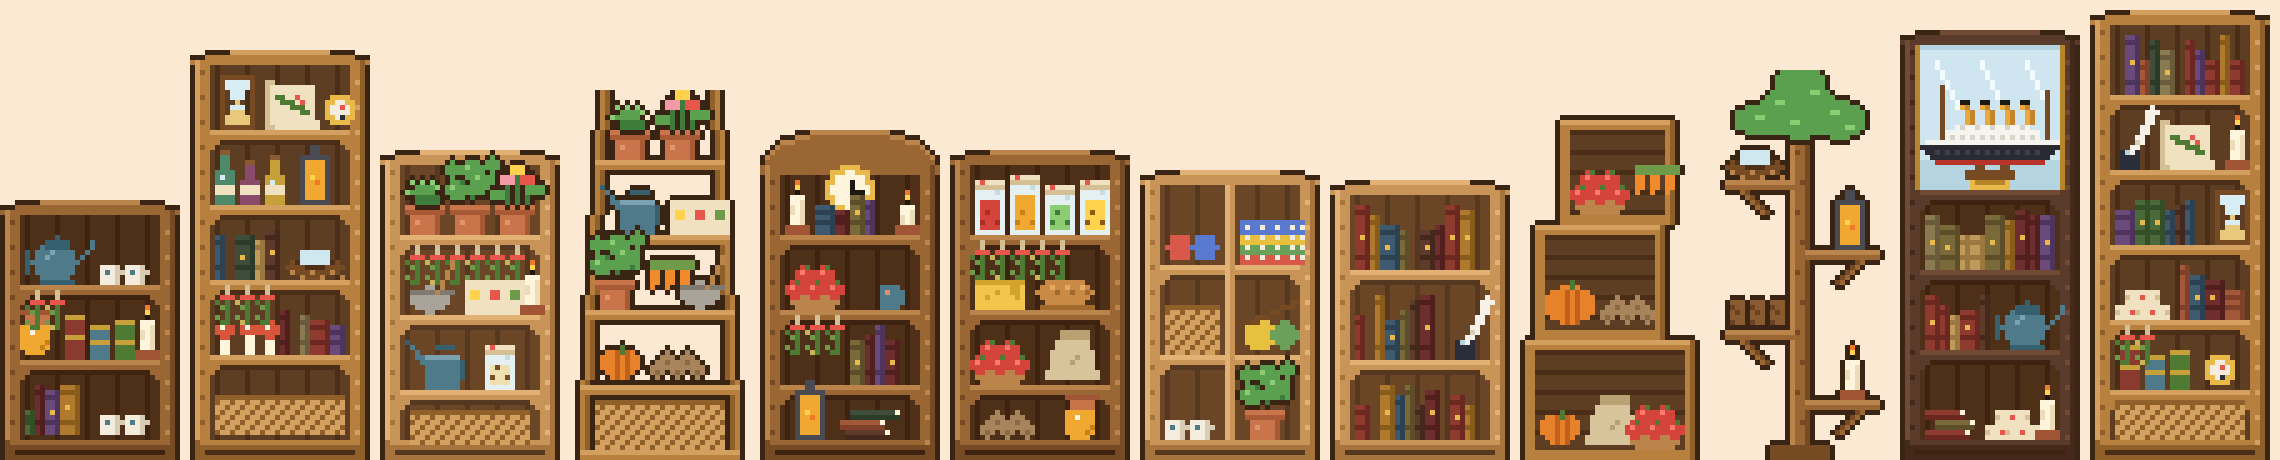

Reproduce this figure in Python.
# detailed shelves drawn natively at one pixel per scene unit (36 wide), several of them tall, one with a Titanic model
import sys, json, math, random, re
sys.path.insert(0, '../wild'); from lib import G
from meadow2 import rell, line
from PIL import Image, ImageDraw
pal = dict(K='#3a2414')
def C(n, h): pal[n] = h
for n, h in dict(w1='#9a6634', w2='#764a22', w3='#ba844a', wb='#4e3018', wb2='#3e2410',
                 o1='#b8803e', o2='#90602a', o3='#d4a060', ob='#5e3e22', ob2='#4a2e18',
                 s1='#c89458', s2='#a6743c', s3='#e2b274', sb='#6a4626', sb2='#563820',
                 r1='#5a3a2a', r2='#44281a', r3='#704a34',
                 gd='#e9b949', gd2='#b8862a', gl='#cfe6f0', gl2='#b4d4e2', gl3='#f2fbff',
                 g1='#5aa04e', g2='#3e7c3c', g3='#8ccc72', tc='#c9744a', tc2='#a85a34', tc3='#e0946a',
                 hull='#2a2a32', hull2='#3e3e48', red='#b8332a', wh='#f6f4ee', wh2='#d8d4ca', fun='#e8a83c', fun2='#c4842a', blk='#1d1a14',
                 sea='#4f86c6', cr='#fff4dc', jar='#e4f0f2', jar2='#c4dce2', nut='#a8743c', nut2='#7a4e24', seedc='#efe0b0', rd='#e8554a', bl='#4f86c6', pk='#f29aa8', ye='#ffd34e',
                 pu='#9a7ad0', te='#2aa8a8', gr='#5aa04e', org='#f07a2a', glb='#3a8ac8', glb2='#5ab05a', ph='#bfe3f7', ph2='#8fd06a').items(): C(n, h)
BOOKS = [('#8e3a2e', '#6a2820'), ('#4a6a3a', '#344e28'), ('#b07a2e', '#8a5c1c'), ('#6a4a7a', '#4e345c'), ('#3e5a6e', '#2c4252'), ('#a4583a', '#80402a'),
         ('#7a6a3a', '#5c4e28'), ('#c09a5a', '#9a7840'), ('#5e3a2a', '#44281c'), ('#8a7a52', '#6a5c3a'), ('#6e2e2e', '#521f1f'), ('#3e4e3a', '#2c3a28')]
for i, (a, b) in enumerate(BOOKS): C('b%d' % i, a); C('B%d' % i, b)
def paths(g): return ''.join(f'<path fill="{pal[k]}" d="{"".join(v)}"/>' for k, v in g.paths().items())

def cabinet(g, H, wood, boards, top='flat', base=True):
    w1, w2, w3, wb, wb2 = {'w': ('w1', 'w2', 'w3', 'wb', 'wb2'), 'o': ('o1', 'o2', 'o3', 'ob', 'ob2'), 's': ('s1', 's2', 's3', 'sb', 'sb2'), 'r': ('r1', 'r2', 'r3', 'wb', 'wb2')}[wood]
    t0 = 0 if top == 'flat' else 6
    g.rect(1, t0, 34, H - 1, w1)
    g.rect(4, t0 + 3, 31, H - 5, wb)
    for x in range(5, 31, 6): g.rect(x, t0 + 3, x, H - 5, wb2)   # back panel planks
    g.rect(1, t0, 34, t0 + 2, w1); g.rect(1, t0, 34, t0, w3); g.rect(0, t0 + 1, 35, t0 + 2, w1)
    g.rect(1, t0, 3, H - 1, w1); g.rect(32, t0, 34, H - 1, w1); g.rect(1, t0, 1, H - 1, w3); g.rect(34, t0 + 1, 34, H - 1, w2)
    if base: g.rect(1, H - 4, 34, H - 1, w2); g.rect(2, H - 4, 33, H - 4, w1); g.rect(3, H - 2, 32, H - 2, wb2)
    for y in boards:
        g.rect(4, y, 31, y + 1, w1); g.rect(4, y, 31, y, w3); g.rect(4, y + 2, 31, y + 2, wb2)
    for y in range(t0 + 4, H - 5, 5): g.put(2, y, w2); g.put(33, y + 2, w3)   # wood grain
    if top == 'flat':   # soften the top into a gentle curve with little corbels under the boards
        for x in range(0, 36):
            yy = int(2.6 - 2.6 * math.sin(math.pi * (x + .5) / 36))
            for y in range(0, yy): g.p[y][x] = None
        g.rect(13, 0, 22, 0, w3) if False else None
    for y in boards:
        g.put(4, y + 2, w1); g.put(4, y + 3, w1); g.put(5, y + 2, w1); g.put(31, y + 2, w1); g.put(31, y + 3, w1); g.put(30, y + 2, w1)
    if top == 'arch':
        for x in range(1, 35):
            yy = int(6 - 6 * math.sin(math.pi * (x - 0.5) / 34) ** 0.6)
            for y in range(yy, t0 + 1): g.put(x, y, w1)
            g.put(x, yy, w3)
    return w1, w2, w3

def books(g, x0, x1, ybase, maxh, seed, lean=True, sorted_colors=False):
    rnd = random.Random(seed); x = x0; k = 0
    while x <= x1 - 2:
        if rnd.random() < 0.08 and x < x1 - 6: x += 2; continue
        bw = rnd.choice([2, 2, 3, 3, 4]); bh = rnd.randint(max(5, maxh - 5), maxh)
        if x + bw - 1 > x1: break
        ci = (k * 2) % len(BOOKS) if sorted_colors else rnd.randrange(len(BOOKS)); k += 1
        a, b = 'b%d' % ci, 'B%d' % ci
        g.rect(x, ybase - bh + 1, x + bw - 1, ybase, a); g.rect(x + bw - 1, ybase - bh + 1, x + bw - 1, ybase, b)
        g.rect(x, ybase - bh + 2, x + bw - 2, ybase - bh + 2, b); g.rect(x, ybase - 2, x + bw - 2, ybase - 2, b)
        if bh > 7 and bw > 2: g.put(x + (bw - 1) // 2, ybase - bh // 2, 'gd')
        x += bw
    if lean and x < x1 - 3:   # a leaning book at the end of the row
        ci = rnd.randrange(len(BOOKS)); bh = maxh - 1
        for t in range(bh):
            xx = x + int(t * 0.45)
            g.put(xx, ybase - t, 'b%d' % ci); g.put(xx + 1, ybase - t, 'b%d' % ci); g.put(xx + 2, ybase - t, 'B%d' % ci)
    return x

def stack(g, x, ybase, n, seed):
    rnd = random.Random(seed)
    for i in range(n):
        ci = rnd.randrange(len(BOOKS)); w = rnd.randint(7, 9); xo = x + rnd.randint(-1, 1)
        g.rect(xo, ybase - i * 2 - 1, xo + w, ybase - i * 2, 'b%d' % ci); g.rect(xo, ybase - i * 2, xo + w, ybase - i * 2, 'B%d' % ci); g.put(xo + w, ybase - i * 2 - 1, 'cr')

LEAVES = []
def plant(g, cx, ybase, kind='round', pot='tc'):
    p2, p3 = {'tc': ('tc2', 'tc3'), 's1': ('s2', 's3'), 'bl': ('B1', 'b1')}[pot]
    g.rect(cx - 3, ybase - 4, cx + 2, ybase, pot); g.rect(cx - 4, ybase - 5, cx + 3, ybase - 4, pot); g.rect(cx - 4, ybase - 4, cx + 3, ybase - 4, p2); g.put(cx - 2, ybase - 2, p3); g.rect(cx + 2, ybase - 3, cx + 2, ybase, p2)
    lg = G(36, g.h)
    if kind == 'round':
        for (dx, dy, r) in [(-3, -8, 2.6), (2, -9, 2.8), (0, -12, 2.6), (-4, -12, 2), (4, -13, 2)]: lg.ell(cx + dx + .5, ybase + dy, r, r * 0.8, 'g1')
        lg.px('g3', [(cx - 4, ybase - 9), (cx + 1, ybase - 11), (cx - 1, ybase - 13)]); lg.px('g2', [(cx, ybase - 7), (cx + 3, ybase - 8), (cx - 2, ybase - 10)])
    elif kind == 'trail':   # trailing ivy hanging over the board
        for side in (-1, 1):
            for t in range(9):
                x = cx + side * (2 + t * 0.5); y = ybase - 6 + t * 1.4
                lg.put(x, y, 'g2')
                if t % 2: lg.ell(x + side, y, 1.5, 1.1, 'g1')
        lg.ell(cx + .5, ybase - 7, 3.6, 2.2, 'g1'); lg.px('g3', [(cx - 1, ybase - 8), (cx + 2, ybase - 8)])
    elif kind == 'succ':
        for a in range(-150, -20, 26):
            r = math.radians(a)
            for t in range(5): lg.put(cx + math.cos(r) * t * 0.9, ybase - 6 + math.sin(r) * t, 'g1' if t < 4 else 'g3')
        lg.ell(cx + .5, ybase - 6, 2.4, 1.4, 'g2')
    elif kind == 'flower':
        for dx in (-2, 0, 2): lg.rect(cx + dx, ybase - 11 + abs(dx), cx + dx, ybase - 6, 'g2')
        for dx, c in ((-2, 'pk'), (0, 'ye'), (2, 'rd')): lg.ell(cx + dx + .5, ybase - 12 + abs(dx), 1.6, 1.4, c)
        lg.ell(cx - 3.5, ybase - 7, 1.8, 1, 'g1'); lg.ell(cx + 4, ybase - 8, 1.8, 1, 'g1')
    lg.outline('K')
    ys = [y for y in range(lg.h) for x in range(36) if lg.p[y][x]]
    LEAVES.append(dict(svg=paths(lg), ox=cx + 0.5, oy=ybase - 5))

C('hon', '#f0a830'); C('hon2', '#c88018'); C('clay', '#c8744a'); C('clay2', '#a05634'); C('clay3', '#e09068'); C('tea', '#4e7a8a'); C('tea2', '#36606e'); C('tea3', '#7aa2b0')
C('scr', '#f0e2c0'); C('scr2', '#d4c094'); C('herb', '#6e9a4a'); C('herb2', '#4e7a34'); C('herb3', '#c8b45a'); C('mush', '#d8543a'); C('mush2', '#fff4dc'); C('wax', '#fff4dc'); C('wax2', '#ecdcb8')
def honey(g, x, ybase):
    rell(g, x + 3, ybase - 3.5, 3.4, 3.6, 0, 'hon'); g.rect(x + 1, ybase - 8, x + 5, ybase - 7, 'clay'); g.rect(x, ybase - 9, x + 6, ybase - 9, 'clay2')
    g.put(x + 2, ybase - 5, 'wax'); g.put(x + 4, ybase - 2, 'hon2'); g.put(x + 5, ybase - 3, 'hon2')
def drip_candle(g, x, ybase, h=7):
    g.rect(x - 1, ybase - 1, x + 3, ybase, 'clay2'); g.rect(x, ybase - h, x + 2, ybase - 2, 'wax'); g.rect(x + 2, ybase - h + 1, x + 2, ybase - 2, 'wax2')
    g.put(x, ybase - h + 2, 'wax2'); g.put(x, ybase - h + 3, 'wax2'); g.put(x + 1, ybase - h - 1, 'blk'); g.put(x + 1, ybase - h - 2, 'ye'); g.put(x + 1, ybase - h - 3, 'org')
def teapot(g, x, ybase):
    rell(g, x + 5, ybase - 3.5, 4.6, 3.6, 0, 'tea'); g.rect(x + 3, ybase - 8, x + 7, ybase - 7, 'tea2'); g.put(x + 5, ybase - 9, 'tea2')
    line(g, x + 9, ybase - 4, x + 12, ybase - 7, 'tea'); g.put(x + 12, ybase - 8, 'tea')
    for y in range(ybase - 6, ybase - 1): g.put(x - 1, y, 'tea2')
    g.put(x + 3, ybase - 5, 'tea3'); g.put(x + 4, ybase - 6, 'tea3'); g.rect(x + 2, ybase, x + 8, ybase, 'tea2')
def mug(g, x, ybase, c='clay'):
    g.rect(x, ybase - 4, x + 3, ybase, c); g.rect(x + 4, ybase - 3, x + 4, ybase - 1, c); g.put(x + 1, ybase - 3, 'clay3')
def scrolls(g, x, ybase):
    for k, (dx, dy) in enumerate([(0, 0), (4, 0), (2, -3)]):
        g.rect(x + dx, ybase - 2 + dy, x + dx + 6, ybase + dy, 'scr'); g.put(x + dx, ybase - 1 + dy, 'scr2'); g.put(x + dx + 6, ybase - 1 + dy, 'scr2'); g.put(x + dx + 3, ybase - 1 + dy, 'rd')
def herbs(g, x, ytop, n=3):
    # dried herb bundles hanging under a board
    for k in range(n):
        xx = x + k * 4
        g.rect(xx + 1, ytop, xx + 1, ytop + 2, 'scr2'); g.rect(xx, ytop + 2, xx + 2, ytop + 2, 'rd')
        for t in range(5): g.put(xx + (t % 3) - 0.5, ytop + 3 + t, 'herb' if t % 2 else 'herb3' if k % 2 else 'herb2'); g.put(xx + 1, ytop + 3 + t, 'herb2')
def mushrooms(g, x, ybase):
    for (dx, r) in ((0, 2.6), (5, 2), (9, 2.4)):
        g.rect(x + dx, ybase - 3, x + dx + 1, ybase, 'mush2'); rell(g, x + dx + 1, ybase - 4, r, r * 0.7, 0, 'mush'); g.put(x + dx, ybase - 5, 'mush2')
def frame_photo_old(g, x, ybase):
    g.rect(x, ybase - 8, x + 7, ybase, 'gd'); g.rect(x + 1, ybase - 7, x + 6, ybase - 1, 'ph'); g.rect(x + 1, ybase - 3, x + 6, ybase - 1, 'ph2')
    g.ell(x + 4, ybase - 4, 1.6, 1.4, 'o3'); g.put(x + 3, ybase - 5, 'o3'); g.put(x + 5, ybase - 5, 'o3'); g.put(x + 4, ybase - 4, 'blk')
    g.rect(x + 7, ybase - 8, x + 7, ybase, 'gd2')
def globe_old(g, cx, ybase):
    g.rect(cx - 3, ybase - 1, cx + 3, ybase, 'w2'); g.rect(cx, ybase - 3, cx, ybase - 1, 'gd2')
    g.ell(cx + .5, ybase - 7.5, 4.2, 4.2, 'glb'); g.px('glb2', [(cx - 2, ybase - 9), (cx - 1, ybase - 9), (cx - 1, ybase - 8), (cx + 2, ybase - 7), (cx + 2, ybase - 6), (cx + 3, ybase - 6), (cx - 2, ybase - 5)])
    for t in range(-5, 6): g.put(cx + 5, ybase - 7 + t, 'gd') if abs(t) < 5 else None
def globe(g, cx, ybase): teapot(g, cx - 5, ybase)
def hamfig(g, x, ybase): mug(g, x, ybase)
def frame_photo(g, x, ybase): scrolls(g, x, ybase)
def candle(g, x, ybase): drip_candle(g, x + 1, ybase)
def jar(g, x, ybase, fill, fill2, tall=8):
    g.rect(x, ybase - tall, x + 5, ybase, 'jar'); g.rect(x + 1, ybase - tall + 3, x + 4, ybase - 1, fill)
    for k in range(3): g.put(x + 1 + k * 1.5, ybase - 2 - (k % 2) * 2, fill2)
    g.rect(x, ybase - tall - 1, x + 5, ybase - tall, 'scr'); g.rect(x, ybase - tall, x + 5, ybase - tall, 'scr2'); g.put(x + 1, ybase - tall - 1, 'rd'); g.put(x + 4, ybase - tall + 1, 'jar2')
def candle_old(g, x, ybase):
    g.rect(x, ybase - 1, x + 4, ybase, 'gd2'); g.rect(x + 1, ybase - 6, x + 3, ybase - 2, 'cr'); g.put(x + 2, ybase - 7, 'blk'); g.put(x + 2, ybase - 8, 'ye'); g.put(x + 2, ybase - 9, 'org')
def hamfig_old(g, x, ybase):
    g.ell(x + 3, ybase - 3, 3.2, 3, 'o3'); g.ell(x + 3, ybase - 2, 2, 1.6, 'cr'); g.put(x + 1, ybase - 6, 'o2'); g.put(x + 5, ybase - 6, 'o2'); g.put(x + 2, ybase - 4, 'blk'); g.put(x + 4, ybase - 4, 'blk')
def basket(g, x0, x1, ybase, h=7):
    g.rect(x0, ybase - h, x1, ybase, 'o3')
    for y in range(ybase - h, ybase + 1):
        for x in range(x0, x1 + 1):
            if (x + y) % 3 == 0: g.put(x, y, 'o2')
    g.rect(x0, ybase - h, x1, ybase - h, 'o2')
def titanic(g, x0, ybase):
    # the RMS Titanic as a model on a stand: bow to the right, black hull with portholes, red below the waterline,
    # white decks, four buff funnels with black tops raked back, two thin masts
    g.rect(x0 + 9, ybase - 1, x0 + 18, ybase, 'w2'); g.rect(x0 + 11, ybase - 2, x0 + 12, ybase - 2, 'w2'); g.rect(x0 + 16, ybase - 2, x0 + 17, ybase - 2, 'w2')
    hy = ybase - 3
    g.rect(x0 + 1, hy - 4, x0 + 27, hy - 4, 'wh')
    for y, (a, b) in zip(range(hy - 3, hy), [(0, 27), (1, 26), (2, 25)]): g.rect(x0 + a, y, x0 + b, y, 'hull')
    g.rect(x0 + 3, hy, x0 + 24, hy, 'red')
    for x in range(x0 + 3, x0 + 25, 2): g.put(x, hy - 2, 'hull2')
    g.rect(x0 + 5, hy - 6, x0 + 23, hy - 5, 'wh'); g.rect(x0 + 7, hy - 7, x0 + 21, hy - 7, 'wh')
    for x in range(x0 + 6, x0 + 23, 2): g.put(x, hy - 5, 'wh2')
    for x in range(x0 + 8, x0 + 21, 3): g.put(x, hy - 7, 'wh2')
    for fx in (x0 + 9, x0 + 13, x0 + 17, x0 + 21):
        for y in range(hy - 12, hy - 7):
            xo = fx - (hy - 8 - y) // 3
            g.put(xo, y, 'fun'); g.put(xo + 1, y, 'fun2')
        top = fx - (hy - 8 - (hy - 12)) // 3
        g.put(top, hy - 12, 'blk'); g.put(top + 1, hy - 12, 'blk')
    for mx, top in ((x0 + 4, hy - 15), (x0 + 25, hy - 14)):
        for y in range(top, hy - 4): g.put(mx, y, 'w2')

items = []
def add(id_, name, H, fn):
    global LEAVES
    LEAVES = []
    g = G(36, H); fn(g); g.outline('K')
    items.append(dict(id=id_, name=name, w=36, h=H, svg=paths(g), leaves=LEAVES))

def small(g):
    cabinet(g, 52, 'w', [17, 32]); books(g, 5, 24, 16, 11, 1); plant(g, 27, 16, 'round')
    books(g, 5, 18, 31, 12, 2, lean=False); frame_photo(g, 21, 31); stack(g, 5, 46, 3, 3); hamfig(g, 18, 46); candle(g, 26, 46)
    herbs(g, 6, 18, 2); honey(g, 23, 31)
def oak(g):
    cabinet(g, 82, 'o', [16, 31, 46, 61]); globe(g, 9, 15); books(g, 15, 30, 15, 11, 4, lean=False)
    books(g, 5, 30, 30, 12, 5); books(g, 5, 18, 45, 12, 6, lean=False); frame_photo(g, 20, 45); plant(g, 10, 60, 'trail'); books(g, 16, 30, 60, 11, 7)
    stack(g, 6, 76, 4, 8); basket(g, 18, 30, 76, 7)
    herbs(g, 6, 47, 3)
def white(g):
    cabinet(g, 62, 's', [17, 33, 48]); plant(g, 9, 16, 'trail', 's1'); plant(g, 19, 16, 'succ', 's1'); plant(g, 27, 16, 'round', 's1')
    books(g, 5, 18, 32, 12, 9, lean=False); plant(g, 25, 32, 'flower', 's1'); candle(g, 6, 47); plant(g, 16, 47, 'round', 'tc'); jar(g, 23, 47, 'seedc', 'nut2', 7)
    basket(g, 6, 29, 58, 6)
    herbs(g, 6, 34, 2)
def ladder(g):
    H = 74
    for y in range(H):   # two rails leaning against the wall
        xl = 2 + int((H - y) * 0.06); xr = 33 - int((H - y) * 0.06)
        g.put(xl, y, 'o1'); g.put(xl + 1, y, 'o2'); g.put(xr, y, 'o1'); g.put(xr - 1, y, 'o2')
    for i, y in enumerate([14, 29, 44, 59, 72]):
        xl = 2 + int((H - y) * 0.06); xr = 33 - int((H - y) * 0.06)
        g.rect(xl, y, xr, y + 1, 'o1'); g.rect(xl, y, xr, y, 'o3')
    books(g, 8, 20, 13, 9, 10); plant(g, 24, 13, 'succ')
    books(g, 6, 18, 28, 11, 11, lean=False); globe(g, 24, 28)
    plant(g, 9, 43, 'trail'); books(g, 13, 28, 43, 11, 12)
    stack(g, 6, 58, 3, 13); jar(g, 18, 58, 'nut', 'nut2'); candle(g, 26, 58)
    basket(g, 5, 30, 71, 9)
def arch(g):
    cabinet(g, 66, 'w', [21, 36, 51], top='arch'); g.ell(18, 12, 5, 5, 'gd'); g.ell(18, 12, 3.6, 3.6, 'cr'); g.put(18, 12, 'blk'); g.rect(18, 10, 18, 12, 'blk'); g.rect(18, 12, 20, 12, 'blk')
    books(g, 5, 30, 20, 9, 14, lean=False)
    books(g, 5, 20, 35, 12, 15); plant(g, 26, 35, 'flower')
    frame_photo(g, 5, 50); books(g, 14, 30, 50, 12, 16, lean=False)
    stack(g, 6, 61, 3, 17); hamfig(g, 22, 61)
    herbs(g, 6, 37, 3)
def pantry(g):
    cabinet(g, 62, 'w', [17, 32, 47])
    jar(g, 5, 16, 'seedc', 'nut2', 9); jar(g, 12, 16, 'nut', 'nut2', 10); jar(g, 19, 16, 'g3', 'g2', 8); jar(g, 26, 16, 'rd', 'B0', 9)
    jar(g, 5, 31, 'ye', 'B3', 8); jar(g, 12, 31, 'org', 'B5', 10); plant(g, 23, 31, 'round')
    basket(g, 5, 17, 46, 7); basket(g, 19, 30, 46, 7); g.px('nut', [(8, 39), (11, 38), (22, 38), (26, 39)])
    stack(g, 6, 58, 2, 18); jar(g, 21, 58, 'seedc', 'nut2', 8)
    herbs(g, 5, 18, 5); honey(g, 23, 58)
def cube(g):
    cabinet(g, 58, 's', [19, 37]); g.rect(17, 3, 18, 53, 's1'); g.rect(17, 3, 17, 53, 's3')
    books(g, 5, 15, 18, 12, 19, lean=False); plant(g, 25, 18, 'succ', 's1')
    basket(g, 5, 15, 36, 9); globe(g, 25, 36)
    plant(g, 10, 53, 'round', 's1'); books(g, 20, 30, 53, 12, 20)
def rainbow(g):
    cabinet(g, 56, 's', [18, 36]); books(g, 5, 30, 17, 13, 21, lean=False, sorted_colors=True)
    books(g, 5, 26, 35, 13, 22, sorted_colors=True); books(g, 5, 30, 51, 12, 23, lean=False, sorted_colors=True)
    herbs(g, 6, 19, 6)
def crates(g):
    H = 70
    for (x0, y0, x1, y1) in [(1, 46, 34, 69), (3, 23, 28, 45), (8, 2, 30, 22)]:
        g.rect(x0, y0, x1, y1, 'o1'); g.rect(x0 + 2, y0 + 2, x1 - 2, y1 - 2, 'ob')
        for y in range(y0 + 2, y1 - 1, 4): g.rect(x0 + 2, y, x1 - 2, y, 'ob2')
        g.rect(x0, y0, x1, y0, 'o3'); g.rect(x1, y0, x1, y1, 'o2')
    books(g, 10, 22, 20, 12, 24, lean=False); plant(g, 26, 20, 'succ')
    books(g, 5, 18, 43, 13, 25); jar(g, 20, 43, 'nut', 'nut2')
    stack(g, 4, 67, 4, 26); basket(g, 15, 31, 67, 10)
    mushrooms(g, 5, 20)
def tree(g):
    H = 78
    g.rect(16, 6, 19, H - 1, 'w1'); g.rect(16, 6, 16, H - 1, 'w3'); g.rect(19, 6, 19, H - 1, 'w2'); g.rect(12, H - 3, 23, H - 1, 'w2')
    for y in range(10, H - 3, 6): g.put(17 + (y // 6) % 2, y, 'w2')
    for (side, y) in [(-1, 22), (1, 36), (-1, 52), (1, 66)]:
        x0, x1 = (3, 16) if side < 0 else (19, 33)
        g.rect(x0, y, x1, y + 1, 'w1'); g.rect(x0, y, x1, y, 'w3')
        for t in range(5): g.put((x0 + 3 + t) if side < 0 else (x1 - 3 - t), y + 2 + t, 'w1'); g.put((x0 + 4 + t) if side < 0 else (x1 - 4 - t), y + 2 + t, 'w2')
    books(g, 4, 14, 21, 10, 27, lean=False); plant(g, 28, 35, 'flower'); books(g, 20, 25, 35, 10, 28, lean=False)
    frame_photo(g, 5, 51); hamfig(g, 22, 65); candle(g, 28, 65)
    lg = G(36, H)
    for (cx, cy, r) in [(18, 8, 8), (10, 10, 5), (26, 10, 5.4), (18, 2.6, 5)]: lg.ell(cx, cy, r, r * 0.7, 'g1')
    for (x, y) in [(13, 6), (20, 4), (24, 8), (9, 9), (16, 10), (27, 11)]: lg.px('g3', [(x, y), (x + 1, y)])
    for (x, y) in [(15, 11), (22, 12), (11, 12), (19, 7)]: lg.put(x, y, 'g2')
    lg.outline('K'); LEAVES.append(dict(svg=paths(lg), ox=18, oy=14))
def titanic_case(g):
    cabinet(g, 86, 'r', [32, 48, 64])
    # glass display case at the top with the ship model
    g.rect(4, 3, 31, 31, 'gl'); g.rect(4, 3, 31, 3, 'gl2'); g.rect(4, 26, 31, 31, 'gl2')
    for k in range(3):
        for t in range(10): g.put(7 + k * 9 + t // 2, 6 + t, 'gl3')
    titanic(g, 4, 29)
    g.rect(14, 30, 21, 31, 'gd'); g.rect(15, 30, 20, 30, 'gd2')
    g.rect(3, 3, 3, 31, 'gd2'); g.rect(32, 3, 32, 31, 'gd2'); g.rect(17, 3, 18, 25, 'gl2') if False else None
    books(g, 5, 30, 47, 12, 29, lean=False)
    books(g, 5, 18, 63, 12, 30); globe(g, 25, 63)
    stack(g, 6, 81, 3, 31); frame_photo(g, 17, 81); candle(g, 27, 81)
def tower(g):
    cabinet(g, 90, 'o', [17, 32, 47, 62, 76])
    books(g, 5, 30, 16, 12, 32); plant(g, 10, 31, 'trail'); books(g, 15, 30, 31, 12, 33, lean=False)
    books(g, 5, 30, 46, 12, 34); frame_photo(g, 5, 61); books(g, 14, 30, 61, 12, 35)
    jar(g, 6, 75, 'seedc', 'nut2'); hamfig(g, 14, 75); books(g, 21, 30, 75, 11, 36, lean=False)
    basket(g, 5, 30, 85, 7)

    herbs(g, 6, 63, 2)
# ======== cosy contents: each shelf has its own theme, books are only one of many things ========
C('tin', '#8a3a2e'); C('tin2', '#6a2820'); C('tin3', '#c8a03a'); C('cupw', '#f4ecdc'); C('cupw2', '#d8ccb4'); C('sand', '#e8c87a'); C('glas', '#d8eef4'); C('glas2', '#b4d4e0')
C('ap', '#d4443a'); C('ap2', '#a82e26'); C('ap3', '#ff7a6a'); C('ch', '#f2c64a'); C('ch2', '#d4a42a'); C('brd', '#c88a44'); C('brd2', '#a06a2c'); C('brd3', '#e4aa64')
C('sack', '#d8c49a'); C('sack2', '#b8a274'); C('yr', '#d8584a'); C('yb', '#5a7ad0'); C('yy', '#e8c040'); C('yg', '#6aa05a'); C('pmk', '#e8822a'); C('pmk2', '#c0601a')
C('pot_', '#a8845c'); C('pot2_', '#8a6a44'); C('car', '#f08a2a'); C('cone', '#8a5a30'); C('cone2', '#6a4222'); C('egg', '#cfe8f0'); C('ink', '#2a2e3a'); C('fea', '#f6f2ea'); C('bot', '#4e8a6a'); C('bot2', '#8a4a6a'); C('bot3', '#c8a03a')
for _k, _v in dict(ir='#4a4a52', ir2='#6e6e78', st='#a8a49a', st2='#7e7a70', org='#f07a2a', ye='#ffd34e', rd='#e8554a', blk='#2b1d12').items():
    pal.setdefault(_k, _v)
def cups(g, x, ybase, n=3):
    for k in range(n):
        xx = x + k * 5
        g.rect(xx, ybase - 3, xx + 3, ybase, 'cupw'); g.rect(xx + 3, ybase - 3, xx + 3, ybase, 'cupw2'); g.put(xx + 4, ybase - 2, 'cupw2'); g.put(xx + 1, ybase - 2, 'tea')
def tins(g, x, ybase):
    for k, (h, c) in enumerate([(8, 'tin'), (6, 'tea'), (7, 'herb2')]):
        xx = x + k * 5
        g.rect(xx, ybase - h, xx + 3, ybase, c); g.rect(xx, ybase - h, xx + 3, ybase - h, 'tin3'); g.rect(xx, ybase - h // 2, xx + 3, ybase - h // 2, 'tin3')
def hourglass(g, x, ybase):
    g.rect(x, ybase - 10, x + 6, ybase - 10, 'w2'); g.rect(x, ybase, x + 6, ybase, 'w2'); g.rect(x, ybase - 9, x, ybase - 1, 'w2'); g.rect(x + 6, ybase - 9, x + 6, ybase - 1, 'w2')
    for t in range(4): g.rect(x + 1 + t // 2, ybase - 9 + t, x + 5 - t // 2, ybase - 9 + t, 'glas')
    for t in range(4): g.rect(x + 1 + (3 - t) // 2, ybase - 4 + t, x + 5 - (3 - t) // 2, ybase - 4 + t, 'sand' if t > 0 else 'glas')
    g.put(x + 3, ybase - 5, 'sand')
def bottles(g, x, ybase):
    for k, (c, h) in enumerate([('bot', 9), ('bot2', 7), ('bot3', 8)]):
        xx = x + k * 5
        g.rect(xx, ybase - h + 3, xx + 3, ybase, c); g.rect(xx + 1, ybase - h, xx + 2, ybase - h + 2, c); g.rect(xx + 1, ybase - h - 1, xx + 2, ybase - h - 1, 'cone'); g.put(xx + 1, ybase - h + 4, 'glas')
        g.rect(xx, ybase - 3, xx + 3, ybase - 2, 'scr')
def lantern_s(g, x, ybase):
    g.rect(x + 2, ybase - 11, x + 3, ybase - 10, 'ir'); g.rect(x, ybase - 9, x + 5, ybase - 9, 'ir'); g.rect(x, ybase - 8, x + 5, ybase - 1, 'hon'); g.rect(x, ybase - 8, x, ybase - 1, 'ir'); g.rect(x + 5, ybase - 8, x + 5, ybase - 1, 'ir')
    g.put(x + 2, ybase - 5, 'ye'); g.put(x + 3, ybase - 4, 'org'); g.rect(x, ybase, x + 5, ybase, 'ir')
def mortar(g, x, ybase):
    rell(g, x + 4, ybase - 2, 4, 2.6, 0, 'st'); g.rect(x, ybase - 4, x + 8, ybase - 4, 'st2'); line(g, x + 5, ybase - 4, x + 8, ybase - 9, 'w3'); g.put(x + 8, ybase - 10, 'w3')
def seedpacks(g, x, ybase):
    for k, c in enumerate(['ye', 'rd', 'herb']):
        g.rect(x + k * 4, ybase - 6, x + k * 4 + 3, ybase, 'scr'); g.rect(x + k * 4 + 1, ybase - 4, x + k * 4 + 2, ybase - 3, c)
def can(g, x, ybase):
    g.rect(x + 2, ybase - 6, x + 8, ybase, 'tea'); g.rect(x + 2, ybase - 6, x + 8, ybase - 6, 'tea3'); line(g, x + 2, ybase - 4, x - 1, ybase - 8, 'tea'); g.put(x - 2, ybase - 9, 'tea2')
    g.rect(x + 9, ybase - 5, x + 9, ybase - 2, 'tea2'); g.rect(x + 4, ybase - 8, x + 7, ybase - 8, 'tea2')
def apples(g, x, ybase):
    rell(g, x + 5, ybase - 1, 5.6, 2, 0, 'w3')
    for (dx, dy) in [(1, 3), (5, 3), (9, 3), (3, 6), (7, 6)]: rell(g, x + dx, ybase - dy, 2, 1.8, 0, 'ap'); g.put(x + dx - 1, ybase - dy - 1, 'ap3'); g.put(x + dx, ybase - dy - 2, 'herb2')
def cheese(g, x, ybase):
    g.rect(x, ybase - 5, x + 9, ybase, 'ch'); g.rect(x, ybase - 5, x + 9, ybase - 5, 'ch2'); g.poly([(x + 6, ybase - 5), (x + 9, ybase - 5), (x + 9, ybase)], 'ch2')
    g.px('ch2', [(x + 2, ybase - 2), (x + 4, ybase - 3)])
def bread(g, x, ybase):
    rell(g, x + 5, ybase - 2.5, 5.6, 3, 0, 'brd'); g.rect(x, ybase, x + 10, ybase, 'brd2')
    for k in range(3): g.put(x + 2 + k * 3, ybase - 4, 'brd3'); g.put(x + 3 + k * 3, ybase - 3, 'brd2')
def sack(g, x, ybase):
    g.poly([(x + 1, ybase - 8), (x + 8, ybase - 8), (x + 10, ybase), (x - 1, ybase)], 'sack'); g.rect(x + 2, ybase - 10, x + 7, ybase - 9, 'sack2'); g.put(x + 4, ybase - 4, 'sack2'); g.put(x + 5, ybase - 5, 'sack2')
def yarn(g, x, ybase):
    for k, c in enumerate(['yr', 'yb', 'yy']):
        cx = x + 3 + k * 6; rell(g, cx, ybase - 3, 3, 3, 0, c)
        for t in range(-2, 3): g.put(cx + t, ybase - 3 - t * 0.6, 'cupw2' if k != 2 else 'ch2')
    line(g, x + 18, ybase - 4, x + 21, ybase - 9, 'w2'); line(g, x + 19, ybase - 4, x + 23, ybase - 8, 'w2')
def blankets(g, x, ybase):
    for k, c in enumerate(['yr', 'yg', 'yy', 'yb']):
        g.rect(x, ybase - 2 - k * 2, x + 12, ybase - k * 2, c); g.put(x + 12, ybase - 1 - k * 2, 'cupw')
        for xx in range(x + 1, x + 12, 3): g.put(xx, ybase - 1 - k * 2, 'cupw')
def pumpkin(g, x, ybase, r=4):
    rell(g, x + r, ybase - r * 0.8, r, r * 0.8, 0, 'pmk'); g.rect(x + r, ybase - r * 1.6 - 1, x + r, ybase - r * 1.6, 'herb2')
    g.rect(x + r - 1, ybase - r * 1.5, x + r - 1, ybase - 1, 'pmk2'); g.rect(x + r + 1, ybase - r * 1.5, x + r + 1, ybase - 1, 'pmk2')
def potatoes(g, x, ybase):
    for (dx, dy) in [(0, 2), (4, 2), (8, 2), (2, 4), (6, 4)]: rell(g, x + dx + 1.5, ybase - dy, 2, 1.5, 0, 'pot_'); g.put(x + dx + 1, ybase - dy, 'pot2_')
def carrots(g, x, ybase):
    for k in range(3):
        xx = x + k * 3; g.poly([(xx, ybase - 7), (xx + 2, ybase - 7), (xx + 1, ybase)], 'car'); g.rect(xx, ybase - 9, xx + 2, ybase - 8, 'herb')
def cones(g, x, ybase):
    for k in range(3):
        xx = x + k * 4; rell(g, xx + 1.5, ybase - 2.5, 1.8, 2.8, 0, 'cone')
        for t in range(3): g.put(xx + (t % 2), ybase - 1 - t * 1.5, 'cone2')
def nest(g, x, ybase):
    rell(g, x + 5, ybase - 1.5, 5.6, 2.2, 0, 'w2'); rell(g, x + 5, ybase - 2.5, 4, 1.2, 0, 'wb')
    for k in range(3): rell(g, x + 3 + k * 2, ybase - 3.5, 1.2, 1.4, 0, 'egg')
    for k in range(6): g.put(x + k * 2, ybase - 1 + (k % 2), 'w3')
def quill(g, x, ybase):
    g.rect(x, ybase - 3, x + 3, ybase, 'ink'); g.put(x + 1, ybase - 3, 'glas2'); line(g, x + 2, ybase - 3, x + 6, ybase - 12, 'fea'); line(g, x + 3, ybase - 4, x + 7, ybase - 11, 'fea'); g.put(x + 3, ybase - 5, 'cupw2')
def compass(g, x, ybase):
    rell(g, x + 3, ybase - 3, 3.2, 3, 0, 'gd'); rell(g, x + 3, ybase - 3, 2, 1.8, 0, 'cupw'); g.put(x + 3, ybase - 4, 'rd'); g.put(x + 3, ybase - 2, 'ink')
def map_(g, x, ybase):
    g.rect(x, ybase - 1, x + 10, ybase, 'scr'); g.rect(x, ybase - 9, x + 1, ybase, 'scr2'); g.rect(x + 1, ybase - 8, x + 9, ybase - 1, 'scr')
    line(g, x + 2, ybase - 6, x + 8, ybase - 3, 'herb2'); g.put(x + 6, ybase - 6, 'rd'); g.put(x + 7, ybase - 5, 'rd')

def small(g):   # Teeregal
    cabinet(g, 52, 'w', [17, 32]); teapot(g, 6, 16); cups(g, 20, 16, 2); honey(g, 4, 31); tins(g, 13, 31); drip_candle(g, 28, 31)
    herbs(g, 6, 18, 2); books(g, 5, 16, 46, 10, 2, lean=False); cups(g, 20, 46, 2)
def oak(g):   # Kuriositäten
    cabinet(g, 82, 'o', [16, 31, 46, 61]); hourglass(g, 6, 15); map_(g, 15, 15); compass(g, 27, 15)
    bottles(g, 5, 30); lantern_s(g, 22, 30); books(g, 5, 18, 45, 11, 6, lean=False); nest(g, 20, 45)
    mushrooms(g, 6, 60); books(g, 18, 30, 60, 11, 7); herbs(g, 6, 47, 3)
    basket(g, 5, 30, 76, 7)
def white(g):   # Kräuterregal
    cabinet(g, 62, 's', [17, 33, 48]); plant(g, 9, 16, 'succ', 'tc'); plant(g, 18, 16, 'round', 'tc'); plant(g, 27, 16, 'flower', 'tc')
    herbs(g, 6, 19, 6); mortar(g, 6, 32); seedpacks(g, 17, 32); drip_candle(g, 29, 32)
    can(g, 7, 47); jar(g, 21, 47, 'seedc', 'nut2', 7); basket(g, 6, 29, 58, 6)
def ladder(g):   # Gärtnerleiter
    H = 74
    for y in range(H):
        xl = 2 + int((H - y) * 0.06); xr = 33 - int((H - y) * 0.06)
        g.put(xl, y, 'o1'); g.put(xl + 1, y, 'o2'); g.put(xr, y, 'o1'); g.put(xr - 1, y, 'o2')
    for y in [14, 29, 44, 59, 72]:
        xl = 2 + int((H - y) * 0.06); xr = 33 - int((H - y) * 0.06)
        g.rect(xl, y, xr, y + 1, 'o1'); g.rect(xl, y, xr, y, 'o3')
    plant(g, 12, 13, 'succ'); plant(g, 22, 13, 'flower')
    can(g, 8, 28); seedpacks(g, 20, 28)
    plant(g, 9, 43, 'round'); carrots(g, 16, 43); mortar(g, 22, 43)
    pumpkin(g, 6, 58); potatoes(g, 16, 58)
    basket(g, 5, 30, 71, 9)
def arch(g):
    cabinet(g, 66, 'w', [21, 36, 51], top='arch'); g.ell(18, 12, 5, 5, 'gd'); g.ell(18, 12, 3.6, 3.6, 'cr'); g.put(18, 12, 'blk'); g.rect(18, 10, 18, 12, 'blk'); g.rect(18, 12, 20, 12, 'blk')
    drip_candle(g, 6, 20); drip_candle(g, 28, 20, 5); books(g, 11, 24, 20, 9, 14, lean=False)
    apples(g, 6, 35); hamfig_old(g, 22, 35) if False else mug(g, 24, 35, 'tea')
    herbs(g, 6, 37, 3); books(g, 18, 30, 50, 12, 16, lean=False)
    lantern_s(g, 7, 61); stack(g, 17, 61, 3, 17)
def pantry(g):   # Speisekammer
    cabinet(g, 62, 'w', [17, 32, 47])
    jar(g, 5, 16, 'ap', 'ap2', 9); jar(g, 12, 16, 'hon', 'hon2', 10); jar(g, 19, 16, 'g3', 'g2', 8); jar(g, 26, 16, 'ye', 'B2', 9)
    cheese(g, 5, 31); bread(g, 18, 31)
    herbs(g, 5, 18, 5); apples(g, 5, 46); sack(g, 20, 46)
    potatoes(g, 6, 58); honey(g, 23, 58)
def cube(g):   # Fächerregal mit Wolle
    cabinet(g, 58, 's', [19, 37]); g.rect(17, 3, 18, 53, 's1'); g.rect(17, 3, 17, 53, 's3')
    yarn(g, 5, 18) if False else None
    for k, c in enumerate(['yr', 'yb']): rell(g, 8 + k * 5, 15.5, 2.6, 2.6, 0, c)
    blankets(g, 20, 18)
    basket(g, 5, 15, 36, 9); for_ = None
    rell(g, 24, 33, 3, 3, 0, 'yy'); rell(g, 29, 33, 2.6, 2.6, 0, 'yg'); line(g, 22, 30, 31, 26, 'w2')
    cups(g, 5, 53, 2); plant(g, 25, 53, 'round', 'tc')
def rainbow(g):   # Bücherwand
    cabinet(g, 56, 's', [18, 36]); books(g, 5, 30, 17, 13, 21, lean=False, sorted_colors=True)
    books(g, 5, 22, 35, 13, 22, sorted_colors=True); quill(g, 25, 35)
    books(g, 5, 30, 51, 12, 23, lean=False, sorted_colors=True)
def crates(g):   # Erntekisten
    for (x0, y0, x1, y1) in [(1, 46, 34, 69), (3, 23, 28, 45), (8, 2, 30, 22)]:
        g.rect(x0, y0, x1, y1, 'o1'); g.rect(x0 + 2, y0 + 2, x1 - 2, y1 - 2, 'ob')
        for y in range(y0 + 2, y1 - 1, 4): g.rect(x0 + 2, y, x1 - 2, y, 'ob2')
        g.rect(x0, y0, x1, y0, 'o3'); g.rect(x1, y0, x1, y1, 'o2')
    apples(g, 11, 20); mushrooms(g, 22, 20) if False else carrots(g, 23, 20)
    pumpkin(g, 5, 43, 5); potatoes(g, 16, 43)
    pumpkin(g, 4, 67, 4); sack(g, 14, 67); apples(g, 22, 67)
def tree(g):
    H = 78
    g.rect(16, 6, 19, H - 1, 'w1'); g.rect(16, 6, 16, H - 1, 'w3'); g.rect(19, 6, 19, H - 1, 'w2'); g.rect(12, H - 3, 23, H - 1, 'w2')
    for y in range(10, H - 3, 6): g.put(17 + (y // 6) % 2, y, 'w2')
    for (side, y) in [(-1, 22), (1, 36), (-1, 52), (1, 66)]:
        x0, x1 = (3, 16) if side < 0 else (19, 33)
        g.rect(x0, y, x1, y + 1, 'w1'); g.rect(x0, y, x1, y, 'w3')
        for t in range(5): g.put((x0 + 3 + t) if side < 0 else (x1 - 3 - t), y + 2 + t, 'w1'); g.put((x0 + 4 + t) if side < 0 else (x1 - 4 - t), y + 2 + t, 'w2')
    nest(g, 4, 21); lantern_s(g, 25, 35); cones(g, 4, 51); drip_candle(g, 27, 65); mushrooms(g, 20, 65) if False else None
    lg = G(36, H)
    for (cx, cy, r) in [(18, 8, 8), (10, 10, 5), (26, 10, 5.4), (18, 2.6, 5)]: lg.ell(cx, cy, r, r * 0.7, 'g1')
    for (x, y) in [(13, 6), (20, 4), (24, 8), (9, 9), (16, 10), (27, 11)]: lg.px('g3', [(x, y), (x + 1, y)])
    lg.outline('K'); LEAVES.append(dict(svg=paths(lg), ox=18, oy=14))
def tower(g):   # Schreibstube
    cabinet(g, 90, 'o', [17, 32, 47, 62, 76])
    books(g, 5, 30, 16, 12, 32); quill(g, 6, 31); map_(g, 14, 31); drip_candle(g, 28, 31)
    books(g, 5, 22, 46, 12, 34); hourglass(g, 25, 46); scrolls(g, 5, 61); books(g, 18, 30, 61, 11, 35, lean=False)
    tins(g, 6, 75); compass(g, 23, 75)
    basket(g, 5, 30, 85, 7); herbs(g, 6, 63, 2)

for a in [('small', 'Teeregal', 52, small), ('oak', 'Kuriositätenregal', 82, oak), ('white', 'Kräuterregal', 62, white), ('ladder', 'Gärtnerleiter', 74, ladder),
          ('arch', 'Bogenregal mit Uhr', 66, arch), ('pantry', 'Speisekammer', 62, pantry), ('cube', 'Wollregal', 58, cube), ('rainbow', 'Bücherwand', 56, rainbow),
          ('crates', 'Erntekisten', 70, crates), ('tree', 'Baumregal', 78, tree), ('titanic', 'Vitrine mit Titanic', 86, titanic_case), ('tower', 'Schreibstube', 90, tower)]:
    add(*a)
json.dump(items, open('shelves3.json', 'w'), ensure_ascii=False)
sc = 5; sheet = Image.new('RGB', (len(items) * 38 * sc, 92 * sc), '#fbe9d4'); d = ImageDraw.Draw(sheet)
for i, it in enumerate(items):
    oy = (92 - it['h']) * sc
    for svg in [it['svg']] + [l['svg'] for l in it['leaves']]:
        for m in re.finditer(r'fill="(#[0-9a-f]+)" d="([^"]+)"', svg):
            for x, y, n in re.findall(r'M(\d+) (\d+)h(\d+)', m.group(2)):
                x, y, n = int(x), int(y), int(n); d.rectangle([i * 38 * sc + x * sc, oy + y * sc, i * 38 * sc + (x + n) * sc - 1, oy + y * sc + sc - 1], fill=m.group(1))
sheet.save('shelves3.png'); print(len(items))
